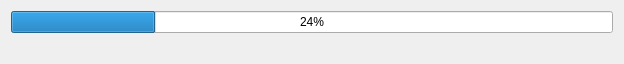
<?xml version="1.0" encoding="UTF-8"?>
<ui version="4.0">
 <class>Dialog</class>
 <widget class="QDialog" name="Dialog">
  <property name="geometry">
   <rect>
    <x>0</x>
    <y>0</y>
    <width>624</width>
    <height>44</height>
   </rect>
  </property>
  <property name="windowTitle">
   <string>Dialog</string>
  </property>
  <layout class="QVBoxLayout" name="verticalLayout">
   <item>
    <widget class="QProgressBar" name="progressBar">
     <property name="value">
      <number>24</number>
     </property>
    </widget>
   </item>
   <item>
    <widget class="QLabel" name="status">
     <property name="text">
      <string/>
     </property>
    </widget>
   </item>
  </layout>
 </widget>
 <resources/>
 <connections/>
</ui>
